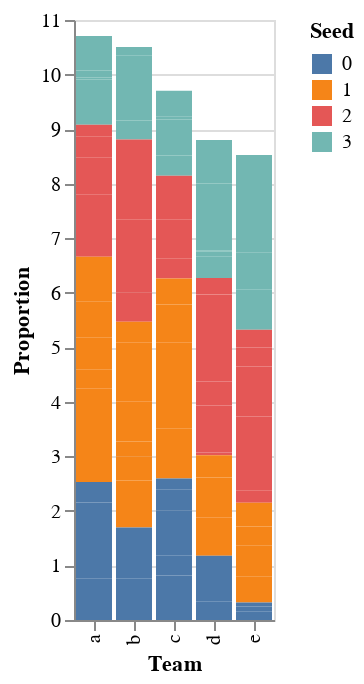

The notebook cell saved with this chart:
### Code cell
alt.Chart(df).mark_bar().encode(
    x = "Team",
    y = "Proportion",
    color=alt.Color("Seed:O",scale=alt.Scale(scheme="Tableau10"),sort=alt.EncodingSortField('Seed', op='min')),
    tooltip=["Team","Proportion","Seed"],
    order=alt.Order("Seed",sort="ascending")
)

### Figure 1 — Vega-Lite specification as saved in the notebook (floating-point values rounded to 4 significant figures)
{"config": {"view": {"continuousWidth": 400, "continuousHeight": 300}}, "data": {"name": "data-80463253a5523960f0ac710b16d486ed"}, "mark": "bar", "encoding": {"color": {"type": "ordinal", "field": "Seed", "scale": {"scheme": "Tableau10"}, "sort": {"field": "Seed", "op": "min"}}, "order": {"type": "quantitative", "field": "Seed", "sort": "ascending"}, "tooltip": [{"type": "nominal", "field": "Team"}, {"type": "quantitative", "field": "Proportion"}, {"type": "quantitative", "field": "Seed"}], "x": {"type": "nominal", "field": "Team"}, "y": {"type": "quantitative", "field": "Proportion"}}, "$schema": "https://vega.github.io/schema/vega-lite/v4.8.1.json", "datasets": {"data-80463253a5523960f0ac710b16d486ed": [{"Team": "a", "Proportion": 0.8049, "Seed": 1}, {"Team": "b", "Proportion": 0.3448, "Seed": 3}, {"Team": "c", "Proportion": 0.913, "Seed": 1}, {"Team": "d", "Proportion": 0.0518, "Seed": 2}, {"Team": "e", "Proportion": 0.4717, "Seed": 1}, {"Team": "a", "Proportion": 0.8311, "Seed": 3}, {"Team": "b", "Proportion": 0.8636, "Seed": 1}, {"Team": "c", "Proportion": 0.8546, "Seed": 1}, {"Team": "d", "Proportion": 0.3991, "Seed": 3}, {"Team": "e", "Proportion": 0.5725, "Seed": 1}, {"Team": "a", "Proportion": 0.9095, "Seed": 1}, {"Team": "b", "Proportion": 0.4409, "Seed": 1}, {"Team": "c", "Proportion": 0.7284, "Seed": 1}, {"Team": "d", "Proportion": 0.8578, "Seed": 2}, {"Team": "e", "Proportion": 0.2301, "Seed": 2}, {"Team": "a", "Proportion": 0.5684, "Seed": 0}, {"Team": "b", "Proportion": 0.4693, "Seed": 3}, {"Team": "c", "Proportion": 0.3036, "Seed": 2}, {"Team": "d", "Proportion": 0.08674, "Seed": 3}, {"Team": "e", "Proportion": 0.03214, "Seed": 1}, {"Team": "a", "Proportion": 0.03716, "Seed": 3}, {"Team": "b", "Proportion": 0.539, "Seed": 2}, {"Team": "c", "Proportion": 0.8142, "Seed": 0}, {"Team": "d", "Proportion": 0.7058, "Seed": 1}, {"Team": "e", "Proportion": 0.7743, "Seed": 2}, {"Team": "a", "Proportion": 0.1243, "Seed": 3}, {"Team": "b", "Proportion": 0.758, "Seed": 2}, {"Team": "c", "Proportion": 0.249, "Seed": 3}, {"Team": "d", "Proportion": 0.4406, "Seed": 2}, {"Team": "e", "Proportion": 0.04895, "Seed": 3}, {"Team": "a", "Proportion": 0.186, "Seed": 0}, {"Team": "b", "Proportion": 0.2726, "Seed": 1}, {"Team": "c", "Proportion": 0.668, "Seed": 1}, {"Team": "d", "Proportion": 0.1629, "Seed": 0}, {"Team": "e", "Proportion": 0.5764, "Seed": 2}, {"Team": "a", "Proportion": 0.2317, "Seed": 2}, {"Team": "b", "Proportion": 0.7394, "Seed": 1}, {"Team": "c", "Proportion": 0.1193, "Seed": 3}, {"Team": "d", "Proportion": 0.01789, "Seed": 3}, {"Team": "e", "Proportion": 0.6927, "Seed": 3}, {"Team": "a", "Proportion": 0.9038, "Seed": 2}, {"Team": "b", "Proportion": 0.7669, "Seed": 0}, {"Team": "c", "Proportion": 0.373, "Seed": 0}, {"Team": "d", "Proportion": 0.671, "Seed": 2}, {"Team": "e", "Proportion": 0.3205, "Seed": 1}, {"Team": "a", "Proportion": 0.7873, "Seed": 0}, {"Team": "b", "Proportion": 0.03754, "Seed": 1}, {"Team": "c", "Proportion": 0.6639, "Seed": 3}, {"Team": "d", "Proportion": 0.5869, "Seed": 2}, {"Team": "e", "Proportion": 0.9178, "Seed": 2}, {"Team": "a", "Proportion": 0.3396, "Seed": 1}, {"Team": "b", "Proportion": 0.929, "Seed": 0}, {"Team": "c", "Proportion": 0.04899, "Seed": 3}, {"Team": "d", "Proportion": 0.3389, "Seed": 2}, {"Team": "e", "Proportion": 0.6677, "Seed": 3}, {"Team": "a", "Proportion": 0.6801, "Seed": 2}, {"Team": "b", "Proportion": 0.5824, "Seed": 2}, {"Team": "c", "Proportion": 0.06772, "Seed": 2}, {"Team": "d", "Proportion": 0.003591, "Seed": 2}, {"Team": "e", "Proportion": 0.1604, "Seed": 0}, {"Team": "a", "Proportion": 0.5887, "Seed": 1}, {"Team": "b", "Proportion": 0.7201, "Seed": 2}, {"Team": "c", "Proportion": 0.8158, "Seed": 0}, {"Team": "d", "Proportion": 0.9266, "Seed": 3}, {"Team": "e", "Proportion": 0.418, "Seed": 3}, {"Team": "a", "Proportion": 0.3934, "Seed": 2}, {"Team": "b", "Proportion": 0.7308, "Seed": 3}, {"Team": "c", "Proportion": 0.3867, "Seed": 0}, {"Team": "d", "Proportion": 0.73, "Seed": 1}, {"Team": "e", "Proportion": 0.08902, "Seed": 0}, {"Team": "a", "Proportion": 0.6112, "Seed": 0}, {"Team": "b", "Proportion": 0.149, "Seed": 3}, {"Team": "c", "Proportion": 0.4746, "Seed": 3}, {"Team": "d", "Proportion": 0.2994, "Seed": 3}, {"Team": "e", "Proportion": 0.3485, "Seed": 2}, {"Team": "a", "Proportion": 0.3794, "Seed": 0}, {"Team": "b", "Proportion": 0.3112, "Seed": 2}, {"Team": "c", "Proportion": 0.02666, "Seed": 1}, {"Team": "d", "Proportion": 0.7999, "Seed": 3}, {"Team": "e", "Proportion": 0.3269, "Seed": 2}, {"Team": "a", "Proportion": 0.6366, "Seed": 3}, {"Team": "b", "Proportion": 0.09543, "Seed": 1}, {"Team": "c", "Proportion": 0.7081, "Seed": 2}, {"Team": "d", "Proportion": 0.2998, "Seed": 2}, {"Team": "e", "Proportion": 0.4327, "Seed": 1}, {"Team": "a", "Proportion": 0.2094, "Seed": 2}, {"Team": "b", "Proportion": 0.4328, "Seed": 2}, {"Team": "c", "Proportion": 0.4758, "Seed": 1}, {"Team": "d", "Proportion": 0.1819, "Seed": 0}, {"Team": "e", "Proportion": 0.4786, "Seed": 3}, {"Team": "a", "Proportion": 0.6594, "Seed": 1}, {"Team": "b", "Proportion": 0.9478, "Seed": 1}, {"Team": "c", "Proportion": 0.2047, "Seed": 0}, {"Team": "d", "Proportion": 0.8329, "Seed": 0}, {"Team": "e", "Proportion": 0.06975, "Seed": 0}, {"Team": "a", "Proportion": 0.8267, "Seed": 1}, {"Team": "b", "Proportion": 0.3742, "Seed": 1}, {"Team": "c", "Proportion": 0.8055, "Seed": 2}, {"Team": "d", "Proportion": 0.4075, "Seed": 1}, {"Team": "e", "Proportion": 0.8956, "Seed": 3}]}}
